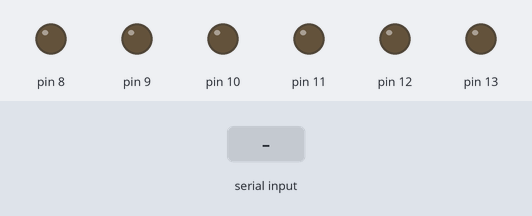
The sketch below on a simulated Arduino Uno, built with avr-gcc and run on an emulated ATmega328P. On the bench: output pins drawn as LEDs (lit = HIGH). The test bench sets the inputs (shaded band). What the sketch prints to the serial monitor is not drawn.

Above: at 1.2 s.
1.3 s: "fwd\n" received over Serial
At 2.5 s:
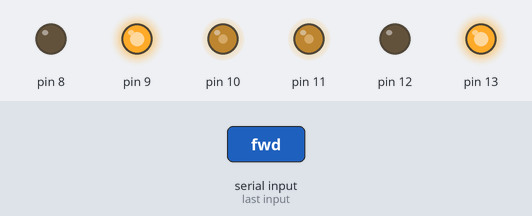
2.8 s: "rev\n" received over Serial
At 3.7 s:
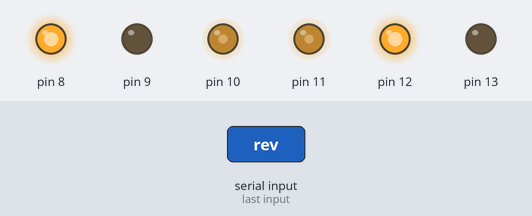
4.3 s: "turn_sl\n" received over Serial
At 5.0 s:
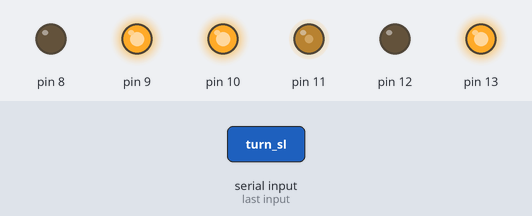
5.8 s: "turn_l\n" received over Serial
At 6.1 s:
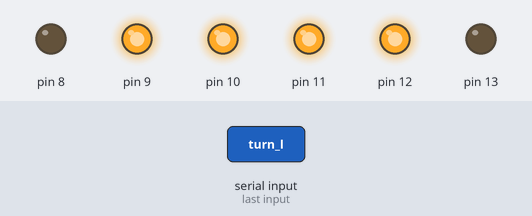
7.3 s: "turn_sr\n" received over Serial
At 8.5 s:
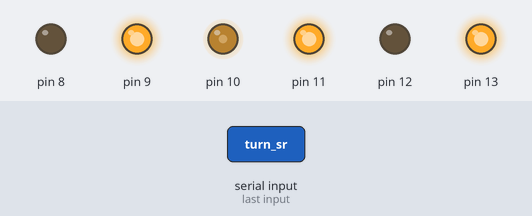
Timing chart, 0 to 9.8 s (numbered marks = the images above; inputs shaded):
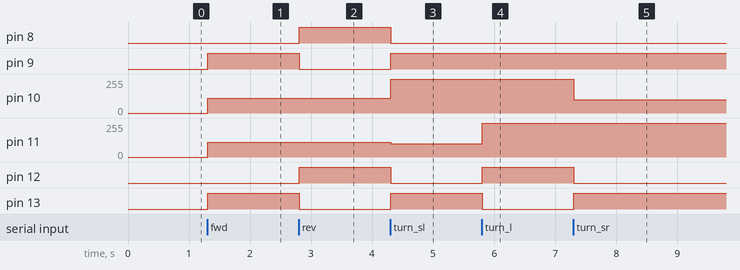

Measured:
- after the input at 1.3 s, pin 9, pin 13: LOW → HIGH at once; pin 10, pin 11: 0/255 → 110/255 at once
- after the input at 2.8 s, pin 8, pin 12: LOW → HIGH at once; pin 9, pin 13: HIGH → LOW at once
- after the input at 4.3 s, pin 8, pin 12: HIGH → LOW at once; pin 9, pin 13: LOW → HIGH at once; pin 10: 110/255 → 255/255 at once; pin 11: 110/255 → 100/255 at once
- after the input at 5.8 s, pin 11: 100/255 → 255/255 at once; pin 12: LOW → HIGH at once; pin 13: HIGH → LOW at once
- after the input at 7.3 s, pin 10: 255/255 → 100/255 at once; pin 12: HIGH → LOW at once; pin 13: LOW → HIGH at once

The sketch:

controller.ino
```cpp
// (licence header left out)
#include "commandParser.hpp"
#include "motors.hpp"

bool DEBUG_MODE = false;

Pins motorPins;
CommandParser commandParser(DEBUG_MODE);

void setup() {
    // Serial
    Serial.begin(9600);
    Serial.println("[INIT] Running version: 1.2");

    // Motor setup
    motorPins.PWM_LEFT = 11;
    motorPins.PWM_RIGHT = 10;
    motorPins.LEFT_FWD = 13;
    motorPins.LEFT_RWD = 12;
    motorPins.RIGHT_FWD = 9;
    motorPins.RIGHT_RWD = 8;
    initPins(motorPins);

    // Set parser
    commandParser.assignPins(motorPins);
}

void loop() {
    if (Serial.available() > 0) {
        String data = Serial.readStringUntil('\n');
        if (DEBUG_MODE) {
            Serial.print("[RX] Command::");
            Serial.println(data);
        }

        uint8_t res = commandParser.parse(data);
        if (res && DEBUG_MODE) {
            Serial.print("[FAIL::CommandParser] Returned ");
            Serial.println(res);
        }
    }
}
```

commandParser.cpp
```cpp
// (licence header left out)
#include "commandParser.hpp"

#include <Arduino.h>

CommandParser::CommandParser(bool DEBUG_MODE) {
    this->isInDebugMode = DEBUG_MODE;
    this->motorSpeed = SPEED_MED;
}

void CommandParser::setMotorSpeed(String recvSpeed) {
    if (recvSpeed == "slow") {
        this->motorSpeed = SPEED_SLOW;
    } else if (recvSpeed == "med") {
        this->motorSpeed = SPEED_MED;
    } else {
        this->motorSpeed = SPEED_FAST;
    }

    if (this->isInDebugMode) {
        Serial.print("[DEBUG::CommandParser] Set the motorSpeed to ");
        Serial.println(this->motorSpeed);
    }
}

void CommandParser::assignPins(Pins pins) { this->motorPins = pins; }

uint8_t CommandParser::parse(String cmd) {
    // Ignore if the command is the same as the last one
    if (cmd == this->lastCommand) {
        return 0;
    }

    this->lastCommand = cmd;

    if (cmd == "fwd") {
        goForward(this->motorPins, this->motorSpeed);
        return 0;
    } else if (cmd == "stop") {
        stop(this->motorPins);
        return 0;
    } else if (cmd == "rev") {
        reverse(this->motorPins);
        return 0;
    } else if (cmd == "turn_sl") {
        turnSlightlyLeft(this->motorPins);
        return 0;
    } else if (cmd == "turn_l") {
        turnLeft(this->motorPins);
        return 0;
    } else if (cmd == "turn_sr") {
        turnSlightlyRight(this->motorPins);
        return 0;
    } else if (cmd == "turn_r") {
        turnRight(this->motorPins);
        return 0;
    } else if (cmd.startsWith("set_speed")) {
        String spd = cmd.substring(10);
        this->setMotorSpeed(spd);
        return 0;
    } else if (cmd == "get_distance") {
        // TODO: Implement
        return 0;
    }

    return 99;
}
```

commandParser.hpp
```cpp
// (licence header left out)
#ifndef CMD_PARSER
#define CMD_PARSER

#include <Arduino.h>

#include "motors.hpp"

/**
 * @brief Parser for the commands recieved via Serial
 */
class CommandParser {
   private:
    Pins motorPins;
    uint8_t motorSpeed;  // Defaults to SPEED_MED
    bool isInDebugMode;
    String lastCommand;

    /**
     * @brief Set the motorSpeed with the value recieved
     *
     * @param recvSpeed String - slow/med/fast, if unknown will be SPEED_FAST
     */
    void setMotorSpeed(String recvSpeed);

   public:
    /**
     * @brief Construct a new Command Parser object
     *
     * @param DEBUG_MODE bool - DEBUG_MODE var from controller.ino
     */
    CommandParser(bool DEBUG_MODE);

    /**
     * @brief Assign the pins for the CommandParser
     *
     * @param pins Pins - struct where the pins are defined
     */
    void assignPins(Pins pins);

    /**
     * @brief Parse a command recieved via Serial
     *
     * @param cmd String - The command
     * @return uint8_t - 0: Success | 1: Unknown command 99: Fail
     */
    uint8_t parse(String cmd);
};

#endif
```

motors.cpp
```cpp
// (licence header left out)
#include "motors.hpp"

#include <Arduino.h>

void initPins(Pins pins) {
    pinMode(pins.PWM_LEFT, OUTPUT);
    pinMode(pins.PWM_RIGHT, OUTPUT);
    pinMode(pins.LEFT_FWD, OUTPUT);
    pinMode(pins.LEFT_RWD, OUTPUT);
    pinMode(pins.RIGHT_FWD, OUTPUT);
    pinMode(pins.RIGHT_RWD, OUTPUT);
    stop(pins);
}

void goForward(Pins pins, uint8_t speed) {
    analogWrite(pins.PWM_LEFT, speed);
    analogWrite(pins.PWM_RIGHT, speed);
    digitalWrite(pins.LEFT_FWD, HIGH);
    digitalWrite(pins.LEFT_RWD, LOW);
    digitalWrite(pins.RIGHT_FWD, HIGH);
    digitalWrite(pins.RIGHT_RWD, LOW);
}

void stop(Pins pins) {
    analogWrite(pins.PWM_LEFT, 0);
    analogWrite(pins.PWM_RIGHT, 0);
    digitalWrite(pins.LEFT_FWD, LOW);
    digitalWrite(pins.LEFT_RWD, LOW);
    digitalWrite(pins.RIGHT_FWD, LOW);
    digitalWrite(pins.RIGHT_RWD, LOW);
}

void reverse(Pins pins) {
    analogWrite(pins.PWM_LEFT, SPEED_MED);
    analogWrite(pins.PWM_RIGHT, SPEED_MED);
    digitalWrite(pins.LEFT_FWD, LOW);
    digitalWrite(pins.LEFT_RWD, HIGH);
    digitalWrite(pins.RIGHT_FWD, LOW);
    digitalWrite(pins.RIGHT_RWD, HIGH);
}

void turnSlightlyLeft(Pins pins) {
    analogWrite(pins.PWM_LEFT, SPEED_SLOW);
    analogWrite(pins.PWM_RIGHT, SPEED_FAST);
    digitalWrite(pins.LEFT_FWD, HIGH);
    digitalWrite(pins.LEFT_RWD, LOW);
    digitalWrite(pins.RIGHT_FWD, HIGH);
    digitalWrite(pins.RIGHT_RWD, LOW);
}

void turnLeft(Pins pins) {
    analogWrite(pins.PWM_LEFT, SPEED_FAST);
    analogWrite(pins.PWM_RIGHT, SPEED_FAST);
    digitalWrite(pins.LEFT_FWD, LOW);
    digitalWrite(pins.LEFT_RWD, HIGH);
    digitalWrite(pins.RIGHT_FWD, HIGH);
    digitalWrite(pins.RIGHT_RWD, LOW);
}

void turnSlightlyRight(Pins pins) {
    analogWrite(pins.PWM_LEFT, SPEED_FAST);
    analogWrite(pins.PWM_RIGHT, SPEED_SLOW);
    digitalWrite(pins.LEFT_FWD, HIGH);
    digitalWrite(pins.LEFT_RWD, LOW);
    digitalWrite(pins.RIGHT_FWD, HIGH);
    digitalWrite(pins.RIGHT_RWD, LOW);
}

void turnRight(Pins pins) {
    analogWrite(pins.PWM_LEFT, SPEED_FAST);
    analogWrite(pins.PWM_RIGHT, SPEED_FAST);
    digitalWrite(pins.LEFT_FWD, HIGH);
    digitalWrite(pins.LEFT_RWD, LOW);
    digitalWrite(pins.RIGHT_FWD, LOW);
    digitalWrite(pins.RIGHT_RWD, HIGH);
}
```

motors.hpp
```cpp
// (licence header left out)
#ifndef MOTORS
#define MOTORS

#include <Arduino.h>

const uint8_t SPEED_SLOW = 100;
const uint8_t SPEED_MED = 110;
const uint8_t SPEED_FAST = 255;

/**
 * @brief Struct for the pin selection. Used by all motor functions
 */
typedef struct {
    uint8_t PWM_LEFT;
    uint8_t PWM_RIGHT;
    uint8_t LEFT_FWD;
    uint8_t LEFT_RWD;
    uint8_t RIGHT_FWD;
    uint8_t RIGHT_RWD;
} Pins;

/**
 * @brief Initialize the pins (set pinMode)
 *
 * @param pins Pins struct
 */
void initPins(Pins pins);

/**
 * @brief Set the motors to go forward
 *
 * @param pins Pins struct
 * @param speed PWM value (0-255), use SPEED_* constants
 */
void goForward(Pins pins, uint8_t speed);

/**
 * @brief Stop the motors
 *
 * @param pins Pins struct
 */
void stop(Pins pins);

/**
 * @brief Set the motors to go in reverse
 *
 * @param pins Pins struct
 */
void reverse(Pins pins);

/**
 * @brief Turn a little bit to the left
 *
 * @param pins Pins struct
 */
void turnSlightlyLeft(Pins pins);

/**
 * @brief Hard turn left
 *
 * @param pins Pins struct
 */
void turnLeft(Pins pins);

/**
 * @brief Turn a little bit to the right
 *
 * @param pins Pins struct
 */
void turnSlightlyRight(Pins pins);

/**
 * @brief Hard turn right
 *
 * @param pins Pins struct
 */
void turnRight(Pins pins);

#endif
```
